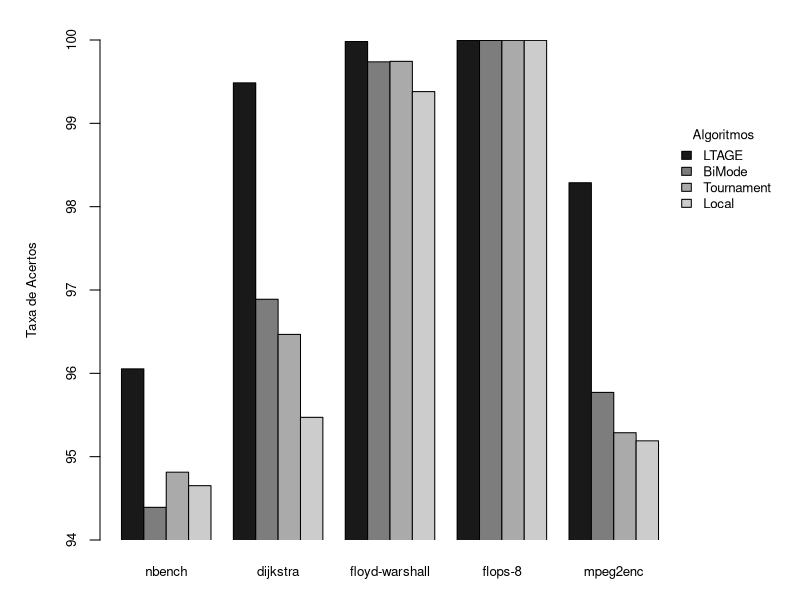

Reproduce this figure in R.
acertos <- matrix(c(96.054,	94.392,	94.814,	94.652, 
                    99.486, 96.889,	96.467,	95.472, 
                    99.982,	99.738, 99.744,	99.381, 
                    99.996,	99.994,	99.996, 99.996, 
                    98.287,	95.771,	95.287,	95.190), ncol=4, byrow=TRUE)

colnames(acertos) <- c("LTAGE","BiMode","Tournament", "Local")
rownames(acertos) <- c("nbench","dijkstra","floyd-warshall", "flops-8", "mpeg2enc")
ac_data <- as.table(t(acertos))

ac_data 

par(xpd = TRUE, mar=c(3, 5, 2, 6), oma=c(0,0,0,0))
barplot(as.matrix(ac_data),
        ylab="Taxa de Acertos", cex.lab=0.8,
        cex.axis = 0.8,
        beside=TRUE, ylim=c(94, 100), xpd = FALSE,
        cex.names = 0.8,
        col=grey.colors(n = 4, start = 0.1, end = 0.8))

legend(25.5, 99, colnames(acertos), cex=0.8, title="Algoritmos", bty="n", fill=grey.colors(n = 4, start = 0.1, end = 0.8));

